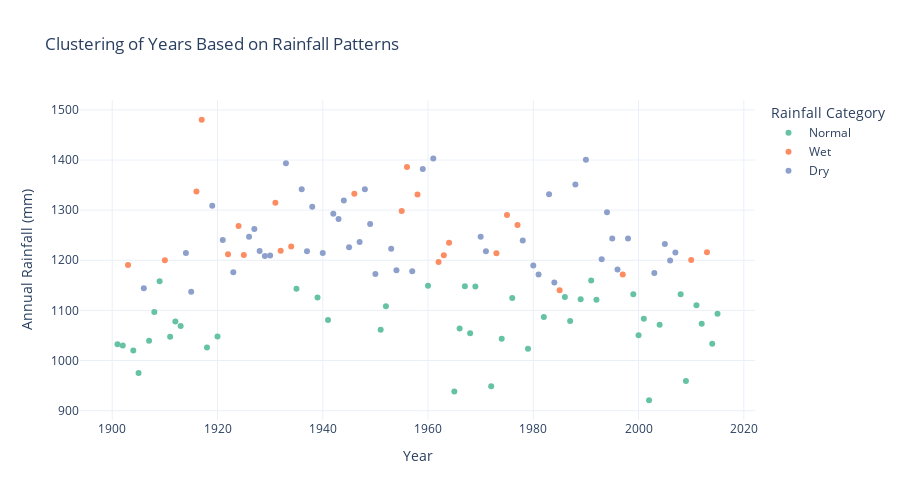

The notebook cell this image was saved under:
### Code cell
fig = px.scatter(
    rainfall_data,
    x='YEAR',
    y='ANNUAL',
    color='Rainfall_Category',
    title='Clustering of Years Based on Rainfall Patterns',
    labels={'YEAR':'Year','ANNUAL': 'Annual Rainfall (mm)', 'Rainfall_Category': 'Rainfall Category'},
    color_discrete_sequence=px.colors.qualitative.Set2,
    hover_data={'Rainfall_Cluster': True, 'Rainfall_Category': True}
)

fig.update_layout(
    template='plotly_white',
    legend_title='Rainfall Category',
    height=500
)
fig

### Figure 1 — Plotly figure (JSON) as saved in the notebook; plotly's stock layout.template omitted (floating-point values rounded to 4 significant figures)
{"data": [{"customdata": [[1, "Normal"], [1, "Normal"], [1, "Normal"], [1, "Normal"], [1, "Normal"], [1, "Normal"], [1, "Normal"], [1, "Normal"], [1, "Normal"], [1, "Normal"], [1, "Normal"], [1, "Normal"], [1, "Normal"], [1, "Normal"], [1, "Normal"], [1, "Normal"], [1, "Normal"], [1, "Normal"], [1, "Normal"], [1, "Normal"], [1, "Normal"], [1, "Normal"], [1, "Normal"], [1, "Normal"], [1, "Normal"], [1, "Normal"], [1, "Normal"], [1, "Normal"], [1, "Normal"], [1, "Normal"], [1, "Normal"], [1, "Normal"], [1, "Normal"], [1, "Normal"], [1, "Normal"], [1, "Normal"], [1, "Normal"], [1, "Normal"], [1, "Normal"], [1, "Normal"], [1, "Normal"], [1, "Normal"], [1, "Normal"], [1, "Normal"]], "hovertemplate": "Rainfall Category=%{customdata[1]}<br>Year=%{x}<br>Annual Rainfall (mm)=%{y}<br>Rainfall_Cluster=%{customdata[0]}<extra></extra>", "legendgroup": "Normal", "marker": {"color": "rgb(102,194,165)", "symbol": "circle"}, "mode": "markers", "name": "Normal", "orientation": "v", "showlegend": true, "type": "scatter", "x": [1901, 1902, 1904, 1905, 1907, 1908, 1909, 1911, 1912, 1913, 1918, 1920, 1935, 1939, 1941, 1951, 1952, 1960, 1965, 1966, 1967, 1968, 1969, 1972, 1974, 1976, 1979, 1982, 1986, 1987, 1989, 1991, 1992, 1999, 2000, 2001, 2002, 2004, 2008, 2009, 2011, 2012, 2014, 2015], "xaxis": "x", "y": [1032.0, 1030.0, 1020.0, 975.3, 1040.0, 1097.0, 1158.0, 1048.0, 1078.0, 1069.0, 1026.0, 1048.0, 1143.0, 1126.0, 1081.0, 1061.0, 1108.0, 1149, 938.4, 1064, 1148.0, 1054.0, 1148.0, 948.5, 1044.0, 1125.0, 1023.0, 1087.0, 1127.0, 1079.0, 1122.0, 1160.0, 1121.0, 1132, 1050.0, 1083.0, 920.8, 1071.0, 1132.0, 959.3, 1110.0, 1074.0, 1034.0, 1093.0], "yaxis": "y"}, {"customdata": [[2, "Wet"], [2, "Wet"], [2, "Wet"], [2, "Wet"], [2, "Wet"], [2, "Wet"], [2, "Wet"], [2, "Wet"], [2, "Wet"], [2, "Wet"], [2, "Wet"], [2, "Wet"], [2, "Wet"], [2, "Wet"], [2, "Wet"], [2, "Wet"], [2, "Wet"], [2, "Wet"], [2, "Wet"], [2, "Wet"], [2, "Wet"], [2, "Wet"], [2, "Wet"], [2, "Wet"]], "hovertemplate": "Rainfall Category=%{customdata[1]}<br>Year=%{x}<br>Annual Rainfall (mm)=%{y}<br>Rainfall_Cluster=%{customdata[0]}<extra></extra>", "legendgroup": "Wet", "marker": {"color": "rgb(252,141,98)", "symbol": "circle"}, "mode": "markers", "name": "Wet", "orientation": "v", "showlegend": true, "type": "scatter", "x": [1903, 1910, 1916, 1917, 1922, 1924, 1925, 1931, 1932, 1934, 1946, 1955, 1956, 1958, 1962, 1963, 1964, 1973, 1975, 1977, 1985, 1997, 2010, 2013], "xaxis": "x", "y": [1190.0, 1200.0, 1337.0, 1480.0, 1212.0, 1268.0, 1210.0, 1315.0, 1219.0, 1228.0, 1333.0, 1298.0, 1386.0, 1331, 1196.0, 1210.0, 1235.0, 1214, 1290.0, 1270.0, 1140, 1171.0, 1200.0, 1216.0], "yaxis": "y"}, {"customdata": [[0, "Dry"], [0, "Dry"], [0, "Dry"], [0, "Dry"], [0, "Dry"], [0, "Dry"], [0, "Dry"], [0, "Dry"], [0, "Dry"], [0, "Dry"], [0, "Dry"], [0, "Dry"], [0, "Dry"], [0, "Dry"], [0, "Dry"], [0, "Dry"], [0, "Dry"], [0, "Dry"], [0, "Dry"], [0, "Dry"], [0, "Dry"], [0, "Dry"], [0, "Dry"], [0, "Dry"], [0, "Dry"], [0, "Dry"], [0, "Dry"], [0, "Dry"], [0, "Dry"], [0, "Dry"], [0, "Dry"], [0, "Dry"], [0, "Dry"], [0, "Dry"], [0, "Dry"], [0, "Dry"], [0, "Dry"], [0, "Dry"], [0, "Dry"], [0, "Dry"], [0, "Dry"], [0, "Dry"], [0, "Dry"], [0, "Dry"], [0, "Dry"], [0, "Dry"], [0, "Dry"]], "hovertemplate": "Rainfall Category=%{customdata[1]}<br>Year=%{x}<br>Annual Rainfall (mm)=%{y}<br>Rainfall_Cluster=%{customdata[0]}<extra></extra>", "legendgroup": "Dry", "marker": {"color": "rgb(141,160,203)", "symbol": "circle"}, "mode": "markers", "name": "Dry", "orientation": "v", "showlegend": true, "type": "scatter", "x": [1906, 1914, 1915, 1919, 1921, 1923, 1926, 1927, 1928, 1929, 1930, 1933, 1936, 1937, 1938, 1940, 1942, 1943, 1944, 1945, 1947, 1948, 1949, 1950, 1953, 1954, 1957, 1959, 1961, 1970, 1971, 1978, 1980, 1981, 1983, 1984, 1988, 1990, 1993, 1994, 1995, 1996, 1998, 2003, 2005, 2006, 2007], "xaxis": "x", "y": [1144.0, 1214.0, 1137.0, 1309.0, 1240.0, 1176.0, 1247.0, 1263.0, 1218.0, 1208.0, 1209.0, 1394.0, 1342.0, 1218.0, 1307.0, 1215.0, 1293.0, 1282.0, 1319.0, 1226.0, 1237.0, 1342.0, 1272.0, 1172.0, 1223.0, 1180.0, 1178.0, 1382.0, 1403, 1247, 1218, 1239.0, 1190.0, 1172.0, 1332.0, 1156.0, 1351, 1401.0, 1202.0, 1296.0, 1244.0, 1182.0, 1244.0, 1174.0, 1232.0, 1199.0, 1216.0], "yaxis": "y"}], "layout": {"height": 500, "legend": {"title": {"text": "Rainfall Category"}, "tracegroupgap": 0}, "title": {"text": "Clustering of Years Based on Rainfall Patterns"}, "xaxis": {"anchor": "y", "domain": [0, 1], "title": {"text": "Year"}}, "yaxis": {"anchor": "x", "domain": [0, 1], "title": {"text": "Annual Rainfall (mm)"}}}}
